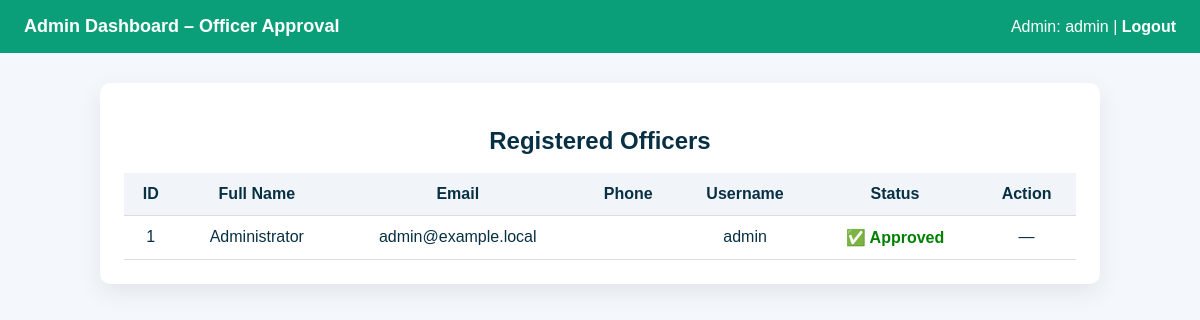
The page /dashboard (signed in) on the database as committed earlier.
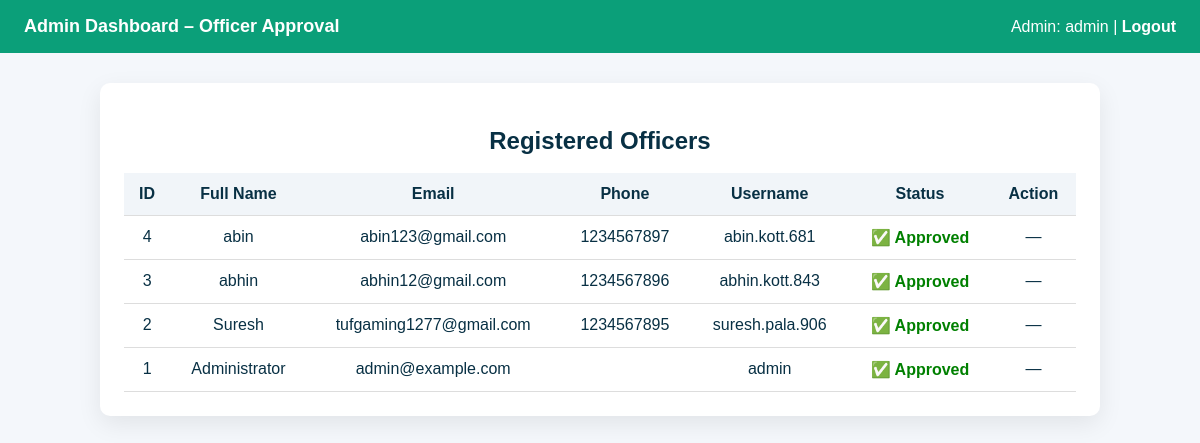
The same page on the database as committed later.
### tables this page shows
CREATE TABLE users (
        id INTEGER PRIMARY KEY AUTOINCREMENT,
        full_name TEXT,
        email TEXT UNIQUE,
        phone TEXT,
        position TEXT,
        station TEXT,
        username TEXT UNIQUE,
        password_hash TEXT,
        role TEXT,
        approved INTEGER DEFAULT 0,
        reset_otp TEXT,
        created_at TEXT
    );

### app.py (the view)
@app.route("/dashboard")
@role_required("admin")
def dashboard():
    conn = get_conn(); cur = conn.cursor()
    cur.execute("SELECT * FROM users ORDER BY created_at DESC")
    users = cur.fetchall()
    conn.close()
    return render_template("dashboard.html", users=users)

### app.py (called while the page is built)
def get_conn():
    conn = sqlite3.connect(DB_FILE)
    conn.row_factory = sqlite3.Row
    return conn

def role_required(*roles):
    def decorator(f):
        @wraps(f)
        def wrapper(*args, **kwargs):
            if 'role' not in session:
                return redirect(url_for('login'))
            if session['role'] not in roles:
                return abort(403)
            return f(*args, **kwargs)
        return wrapper
    return decorator

### templates/dashboard.html (shortened to what this page needs)
<!doctype html>
<html lang="en">
<head>
  <link rel="stylesheet" href="{{ url_for('static', filename='auth-style.css') }}">
</head>
<body>
<header>
  <div class="title">Admin Dashboard – Officer Approval</div>
  <div>
    Admin: {{ session.get('username') }} |
    <a href="{{ url_for('logout') }}">Logout</a>
  </div>
</header>
<main>
  <div class="card">
    <h2>Registered Officers</h2>
    <table>
      <tr>
        <th>ID</th>
        <th>Full Name</th>
        <th>Email</th>
        <th>Phone</th>
        <th>Username</th>
        <th>Status</th>
        <th>Action</th>
      </tr>
      {% for u in users %}
      <tr>
        <td>{{ u.id }}</td>
        <td>{{ u.full_name }}</td>
        <td>{{ u.email }}</td>
        <td>{{ u.phone }}</td>
        <td>{{ u.username }}</td>
        <td>
          {% if u.approved == 1 %}
            <span class="approved">✅ Approved</span>
          {% else %}
            <span class="pending">⏳ Pending</span>
          {% endif %}
        </td>
        <td>
          {% if u.approved == 0 %}
            <form method="post" action="{{ url_for('approve_user', user_id=u.id) }}" style="display:flex;gap:8px;justify-content:center">
              <button class="btn btn-approve" name="action" value="approve">Approve</button>
              <button class="btn btn-reject" name="action" value="reject">Reject</button>
            </form>
          {% else %}
            —
          {% endif %}
        </td>
      </tr>
      {% endfor %}
    </table>
  </div>
</main>
</body>
</html>

### static/auth-style.css (style rules this page uses)
* { box-sizing:border-box }
html,body { height:100%;margin:0;font-family:Inter, "Segoe UI", Roboto, Arial, sans-serif;background:#f3fbfb;color:#083044 }
a { color:inherit;text-decoration:none }
.card { background:#fff;width:720px;padding:22px;border-radius:10px;box-shadow:0 6px 18px rgba(2,18,43,0.08) }

### templates/dashboard.html (style rules this page uses)
body { font-family: Arial, sans-serif; background: #f4f7fb; margin: 0; }
header { background: #0b9f79; color: white; padding: 16px 24px; display: flex; justify-content: space-between; align-items: center; }
header .title { font-size: 18px; font-weight: bold; }
header a { color: white; text-decoration: none; font-weight: bold; }
main { padding: 30px; display: flex; justify-content: center; }
.card { background: white; padding: 24px; border-radius: 10px; width: 100%; max-width: 1000px; box-shadow: 0 8px 25px rgba(0,0,0,0.08); }
h2 { margin-bottom: 18px; text-align: center; }
table { width: 100%; border-collapse: collapse; margin-top: 10px; }
th, td { padding: 12px; text-align: center; border-bottom: 1px solid #ddd; }
th { background: #f1f5f9; }
.approved { color: green; font-weight: bold; }

Rows that differ between the two databases and show on the page:
added users: id "4", full_name "abin", email "abin123@gmail.com", phone "1234567897", username "abin.kott.681", approved "✅ Approved"
added users: id "3", full_name "abhin", email "abhin12@gmail.com", phone "1234567896", username "abhin.kott.843", approved "✅ Approved"
added users: id "2", full_name "Suresh", email "tufgaming1277@gmail.com", phone "1234567895", username "suresh.pala.906", approved "✅ Approved"
changed users "Administrator": email "admin@example.local" → "admin@example.com"
